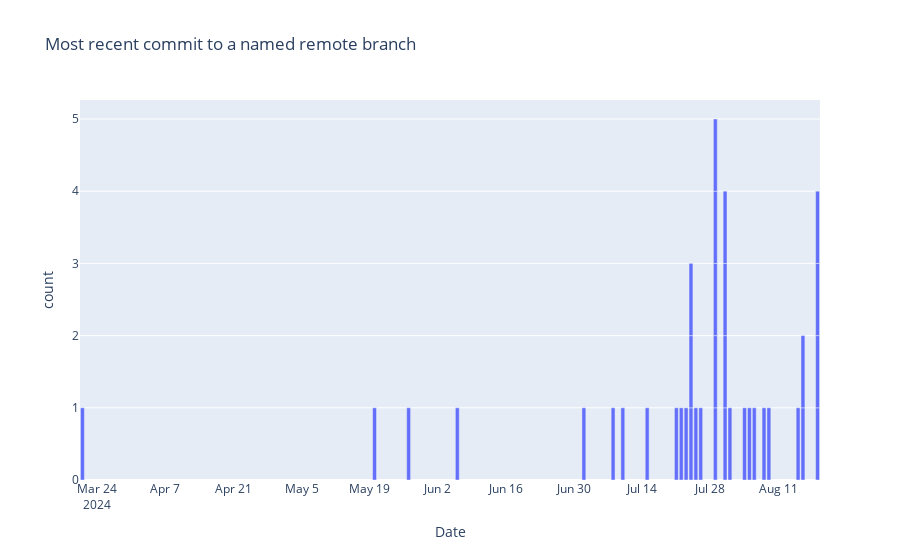

Notebook cell for this chart:
### Code cell
figure = px.bar(
    stuff_df,
    x="Date",
    hover_name='Branch',
    title="Most recent commit to a named remote branch")
figure.show()

### Figure 1 — Plotly figure (JSON) as saved in the notebook; plotly's stock layout.template omitted (floating-point values rounded to 4 significant figures)
{"data": [{"alignmentgroup": "True", "hovertemplate": "<b>%{hovertext}</b><br><br>Date=%{x}<br>count=%{y}<extra></extra>", "hovertext": ["origin/HEAD", "origin/add/recapAsReconnectingV0", "origin/add/recapAsReconnectingV0_1", "origin/add/schoolwidePointsUnitTests", "origin/add/svprogressHUDPresenter", "origin/banders/newSalesPage20240729", "origin/banders/newSalesPageSuperSelector20240730", "origin/change/RevenueCat5", "origin/concurrency-please-please-please", "origin/coredata/missing-school-debugging", "origin/fix/revenueCatNetworkErrors", "origin/fix/schoolwidePointsUI", "origin/fix/switchSchoolsFromUL", "origin/infra/feature-switches-package", "origin/infra/webview-ulink", "origin/l10n_master", "origin/lg/parse-scanned-class-roster", "origin/master", "origin/mentorsPDModal", "origin/messaging/chat-sui", "origin/messaging/parent-headers-threads-list", "origin/messaging/t-unified-inbox-compose-button", "origin/messaging/t-welcome-modal", "origin/oidc/duplicate-email-error-handling", "origin/oidc/e2e-linking", "origin/oidc/email-first-linking", "origin/oidc/encourage-oidc-banner", "origin/oidc/enter-from-account-switcher", "origin/oidc/fix-happier-classrooms-issue", "origin/oidc/metrics", "origin/oidc/prefil-email-if-skipped", "origin/oidc/simple-e2e-test", "origin/oidc/update-copy-login-to-link", "origin/oidc_steel_thread/via_email_flow", "origin/replace-home-consent-screen", "origin/testflight/invite-after-story", "origin/unreadCounts", "origin/upload-service-concurrency-fixes"], "legendgroup": "", "marker": {"color": "#636efa", "pattern": {"shape": ""}}, "name": "", "offsetgroup": "", "orientation": "v", "showlegend": false, "textposition": "auto", "x": ["2024-08-19", "2024-07-24", "2024-08-06", "2024-07-26", "2024-08-09", "2024-07-31", "2024-07-31", "2024-07-24", "2024-08-19", "2024-05-27", "2024-08-19", "2024-07-29", "2024-07-31", "2024-08-16", "2024-08-16", "2024-07-29", "2024-07-21", "2024-08-19", "2024-08-01", "2024-07-02", "2024-07-31", "2024-08-15", "2024-08-08", "2024-07-24", "2024-07-25", "2024-08-05", "2024-08-04", "2024-07-15", "2024-06-06", "2024-07-22", "2024-07-29", "2024-07-10", "2024-07-23", "2024-03-21", "2024-07-29", "2024-05-20", "2024-07-29", "2024-07-08"], "xaxis": "x", "y": [1, 1, 1, 1, 1, 1, 1, 1, 1, 1, 1, 1, 1, 1, 1, 1, 1, 1, 1, 1, 1, 1, 1, 1, 1, 1, 1, 1, 1, 1, 1, 1, 1, 1, 1, 1, 1, 1], "yaxis": "y", "type": "bar"}], "layout": {"xaxis": {"anchor": "y", "domain": [0.0, 1.0], "title": {"text": "Date"}}, "yaxis": {"anchor": "x", "domain": [0.0, 1.0], "title": {"text": "count"}}, "legend": {"tracegroupgap": 0}, "title": {"text": "Most recent commit to a named remote branch"}, "barmode": "relative"}}
